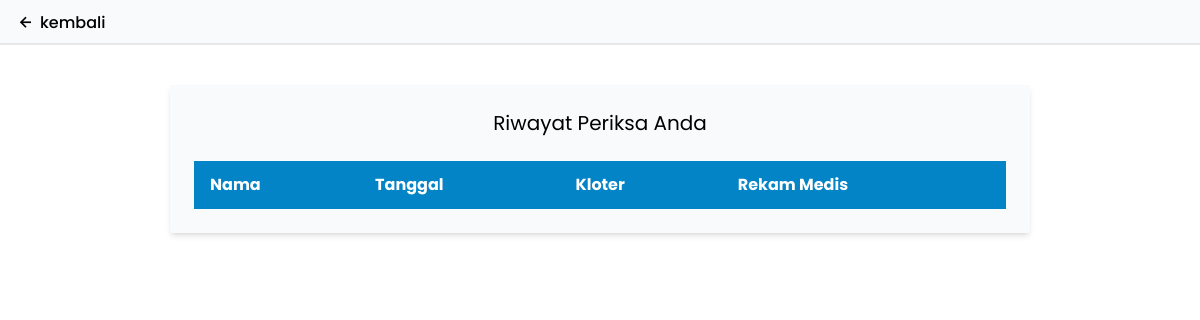
The app's page /pasien/lihat_rekam_medis.php (signed in), older data.
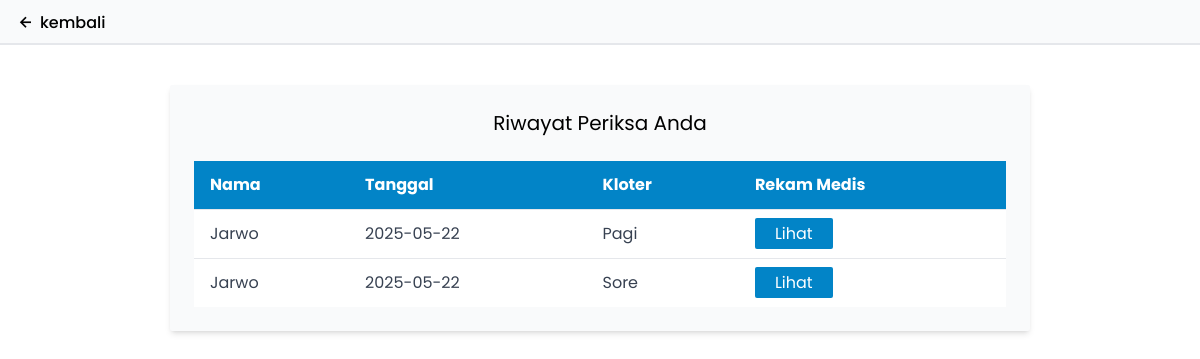
The same page, newer data.
### tables this page shows
CREATE TABLE `antrian` (
  `id` int(11) NOT NULL,
  `pasien` int(11) NOT NULL,
  `jadwal` int(11) NOT NULL,
  `no` int(11) NOT NULL,
  `status` enum('menunggu','terpanggil') NOT NULL,
  `rekmed` enum('Tidak ada','Terisi') NOT NULL
);

CREATE TABLE `users` (
  `id` int(11) NOT NULL,
  `email` varchar(255) NOT NULL,
  `password` varchar(255) NOT NULL,
  `nama` varchar(255) NOT NULL,
  `tanggal_lahir` varchar(20) NOT NULL
);

CREATE TABLE `jadwal` (
  `id` int(11) NOT NULL,
  `tgl` date NOT NULL,
  `kloter` enum('pagi','sore') NOT NULL,
  `dokter` int(2) NOT NULL
);

### pasien/lihat_rekam_medis.php (the view, shortened to what this page needs)
<?php
    include "../service/koneksi.php";
    $id_users = $_SESSION["id"];
    $sql = "SELECT antrian.id,
                antrian.pasien,
                users.nama AS nama_pasien,
                jadwal.tgl,
                jadwal.kloter,
                antrian.status
            FROM antrian
            JOIN users ON antrian.pasien = users.id
            JOIN jadwal ON antrian.jadwal = jadwal.id
            WHERE antrian.pasien = $id_users";
    $hasil = $db->query($sql);
    $data = [];
    while ($row = mysqli_fetch_assoc($hasil)) {
        $data[] = $row;
    }
?>
<!DOCTYPE html>
<html lang="en">
<head>
    <script src="https://cdn.tailwindcss.com"></script>
    <link href='https://unpkg.com/boxicons@2.1.4/css/boxicons.min.css' rel='stylesheet'>
</head>
<body>
    <div class="mx-auto w-[860px] bg-gray-50 rounded-sm mb-16 p-6 shadow-md mt-10">
        <p class="text-center text-xl">Riwayat Periksa Anda</p>
        <table class="w-full rounded-lg mt-6">
            <thead>
                <tr class="text-white bg-sky-600">
                    <th class="px-4 py-3 text-left">Nama</th>
                    <th class="px-4 py-3 text-left">Tanggal</th>
                    <th class="px-4 py-3 text-left">Kloter</th>
                    <th class="px-4 py-3 text-left">Rekam Medis</th>
                </tr>
            </thead>
            <tbody class="bg-white text-gray-700">
                <?php foreach ($data as $item): ?>
                <tr class="border-t">
                    <td class="px-4 py-3"><?= $item['nama_pasien']; ?></td>
                    <td class="px-4 py-3"><?= $item['tgl']; ?></td>
                    <td class="px-4 py-3"><?= ucfirst($item['kloter']); ?></td>
                    <td class="px-4 py-3"><a class="bg-sky-600 text-white px-5 py-1 rounded-sm" href="tampilan_rekam_medis.php?id=<?= $item['id']; ?>">Lihat</a></td>
                </tr>
                <?php endforeach; ?>
            </tbody>
        </table>
    </div>
</body>
</html>

Row changes from the older to the newer data that the page shows:
added antrian: pasien.nama "Jarwo", jadwal.tgl "2025-05-22", jadwal.kloter "Pagi"
added antrian: pasien.nama "Jarwo", jadwal.tgl "2025-05-22", jadwal.kloter "Sore"
